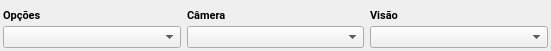
          <widget class="QFrame" name="visionSettings">
           <property name="geometry">
            <rect>
             <x>10</x>
             <y>10</y>
             <width>551</width>
             <height>51</height>
            </rect>
           </property>
           <property name="sizePolicy">
            <sizepolicy hsizetype="Expanding" vsizetype="Fixed">
             <horstretch>0</horstretch>
             <verstretch>0</verstretch>
            </sizepolicy>
           </property>
           <property name="minimumSize">
            <size>
             <width>551</width>
             <height>51</height>
            </size>
           </property>
           <property name="maximumSize">
            <size>
             <width>16777215</width>
             <height>51</height>
            </size>
           </property>
           <property name="frameShape">
            <enum>QFrame::Shape::NoFrame</enum>
           </property>
           <layout class="QHBoxLayout" name="horizontalLayout_37">
            <property name="leftMargin">
             <number>3</number>
            </property>
            <property name="topMargin">
             <number>3</number>
            </property>
            <property name="rightMargin">
             <number>3</number>
            </property>
            <property name="bottomMargin">
             <number>3</number>
            </property>
            <item>
             <layout class="QVBoxLayout" name="visGameOptions">
              <property name="spacing">
               <number>0</number>
              </property>
              <item>
               <widget class="QLabel" name="visGameOptionsLabel">
                <property name="font">
                 <font>
                  <family>Roboto</family>
                  <pointsize>8</pointsize>
                  <bold>true</bold>
                 </font>
                </property>
                <property name="text">
                 <string>Opções</string>
                </property>
                <property name="scaledContents">
                 <bool>true</bool>
                </property>
               </widget>
              </item>
              <item>
               <widget class="QComboBox" name="visGameOptionsDropdown">
                <property name="sizePolicy">
                 <sizepolicy hsizetype="Expanding" vsizetype="Fixed">
                  <horstretch>0</horstretch>
                  <verstretch>0</verstretch>
                 </sizepolicy>
                </property>
                <property name="font">
                 <font>
                  <family>Roboto</family>
                  <pointsize>8</pointsize>
                 </font>
                </property>
                <property name="cursor">
                 <cursorShape>PointingHandCursor</cursorShape>
                </property>
                <property name="toolTip">
                 <string/>
                </property>
                <property name="currentText">
                 <string/>
                </property>
                <property name="sizeAdjustPolicy">
                 <enum>QComboBox::SizeAdjustPolicy::AdjustToContents</enum>
                </property>
                <property name="placeholderText">
                 <string>Físico</string>
                </property>
                <property name="frame">
                 <bool>true</bool>
                </property>
                <item>
                 <property name="text">
                  <string>Físico</string>
                 </property>
                </item>
                <item>
                 <property name="text">
                  <string>Simulado</string>
                 </property>
                </item>
               </widget>
              </item>
             </layout>
            </item>
            <item>
             <layout class="QVBoxLayout" name="deviceOptions">
              <property name="spacing">
               <number>0</number>
              </property>
              <item>
               <widget class="QLabel" name="deviceOptionsLabel">
                <property name="font">
                 <font>
                  <family>Roboto</family>
                  <pointsize>8</pointsize>
                  <bold>true</bold>
                 </font>
                </property>
                <property name="text">
                 <string>Câmera</string>
                </property>
               </widget>
              </item>
              <item>
               <widget class="QComboBox" name="deviceOptionsDropdown">
                <property name="sizePolicy">
                 <sizepolicy hsizetype="Expanding" vsizetype="Fixed">
                  <horstretch>0</horstretch>
                  <verstretch>0</verstretch>
                 </sizepolicy>
                </property>
                <property name="font">
                 <font>
                  <family>Roboto</family>
                  <pointsize>8</pointsize>
                 </font>
                </property>
                <property name="cursor">
                 <cursorShape>PointingHandCursor</cursorShape>
                </property>
                <property name="toolTip">
                 <string/>
                </property>
                <property name="currentText">
                 <string/>
                </property>
                <property name="sizeAdjustPolicy">
                 <enum>QComboBox::SizeAdjustPolicy::AdjustToContents</enum>
                </property>
                <property name="placeholderText">
                 <string>MainVision</string>
                </property>
                <property name="frame">
                 <bool>true</bool>
                </property>
                <item>
                 <property name="text">
                  <string>LogiTech</string>
                 </property>
                </item>
               </widget>
              </item>
             </layout>
            </item>
            <item>
             <layout class="QVBoxLayout" name="selectVisionOptions">
              <property name="spacing">
               <number>0</number>
              </property>
              <item>
               <widget class="QLabel" name="selectVisionOptionsLabel">
                <property name="font">
                 <font>
                  <family>Roboto</family>
                  <pointsize>8</pointsize>
                  <bold>true</bold>
                 </font>
                </property>
                <property name="text">
                 <string>Visão</string>
                </property>
               </widget>
              </item>
              <item>
               <widget class="QComboBox" name="selectVisionOptionsDropdown">
                <property name="sizePolicy">
                 <sizepolicy hsizetype="Expanding" vsizetype="Fixed">
                  <horstretch>0</horstretch>
                  <verstretch>0</verstretch>
                 </sizepolicy>
                </property>
                <property name="font">
                 <font>
                  <family>Roboto</family>
                  <pointsize>8</pointsize>
                 </font>
                </property>
                <property name="cursor">
                 <cursorShape>PointingHandCursor</cursorShape>
                </property>
                <property name="toolTip">
                 <string/>
                </property>
                <property name="currentText">
                 <string/>
                </property>
                <property name="sizeAdjustPolicy">
                 <enum>QComboBox::SizeAdjustPolicy::AdjustToContents</enum>
                </property>
                <property name="placeholderText">
                 <string>MainVision</string>
                </property>
                <property name="frame">
                 <bool>true</bool>
                </property>
                <item>
                 <property name="text">
                  <string>MainVision</string>
                 </property>
                </item>
                <item>
                 <property name="text">
                  <string>FiraSim</string>
                 </property>
                </item>
               </widget>
              </item>
             </layout>
            </item>
           </layout>
          </widget>
